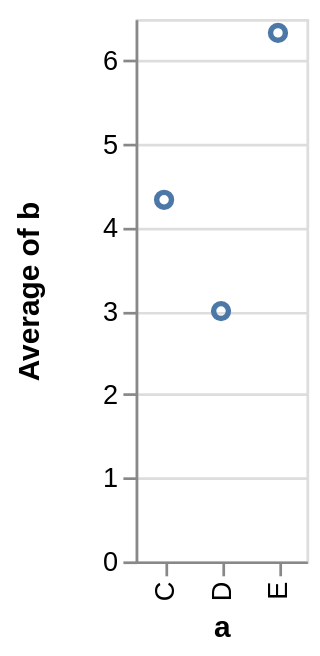

Vega-Lite specification for this chart:
### Vega specification from a JSON file in a GitHub repository (floating-point values rounded to 4 significant figures)
{"$schema": "https://vega.github.io/schema/vega/v3.0.json", "autosize": "pad", "padding": 5, "height": 200, "style": "cell", "data": [{"name": "source_0", "values": [{"a": "C", "b": 2}, {"a": "C", "b": 7}, {"a": "C", "b": 4}, {"a": "D", "b": 1}, {"a": "D", "b": 2}, {"a": "D", "b": 6}, {"a": "E", "b": 8}, {"a": "E", "b": 4}, {"a": "E", "b": 7}]}, {"name": "data_0", "source": "source_0", "transform": [{"type": "formula", "expr": "toNumber(datum[\"b\"])", "as": "b"}, {"type": "aggregate", "groupby": ["a"], "ops": ["average"], "fields": ["b"], "as": ["average_b"]}]}], "signals": [{"name": "x_step", "value": 21}, {"name": "width", "update": "bandspace(domain('x').length, 1, 0.5) * x_step"}], "marks": [{"name": "marks", "type": "symbol", "style": ["point"], "from": {"data": "data_0"}, "encode": {"update": {"stroke": {"value": "#4c78a8"}, "fill": {"value": "transparent"}, "x": {"scale": "x", "field": "a"}, "y": {"scale": "y", "field": "average_b"}}}}], "scales": [{"name": "x", "type": "point", "domain": {"data": "data_0", "field": "a", "sort": true}, "range": {"step": {"signal": "x_step"}}, "padding": 0.5}, {"name": "y", "type": "linear", "domain": {"data": "data_0", "field": "average_b"}, "range": [{"signal": "height"}, 0], "nice": true, "zero": true}], "axes": [{"scale": "x", "orient": "bottom", "title": "a", "encode": {"labels": {"update": {"angle": {"value": 270}, "align": {"value": "right"}, "baseline": {"value": "middle"}}}}, "zindex": 1}, {"scale": "y", "orient": "left", "labelOverlap": true, "tickCount": {"signal": "ceil(height/40)"}, "title": "Average of b", "zindex": 1}, {"scale": "y", "orient": "left", "grid": true, "tickCount": {"signal": "ceil(height/40)"}, "gridScale": "x", "domain": false, "labels": false, "maxExtent": 0, "minExtent": 0, "ticks": false, "zindex": 0}], "config": {"axisY": {"minExtent": 30}}}
